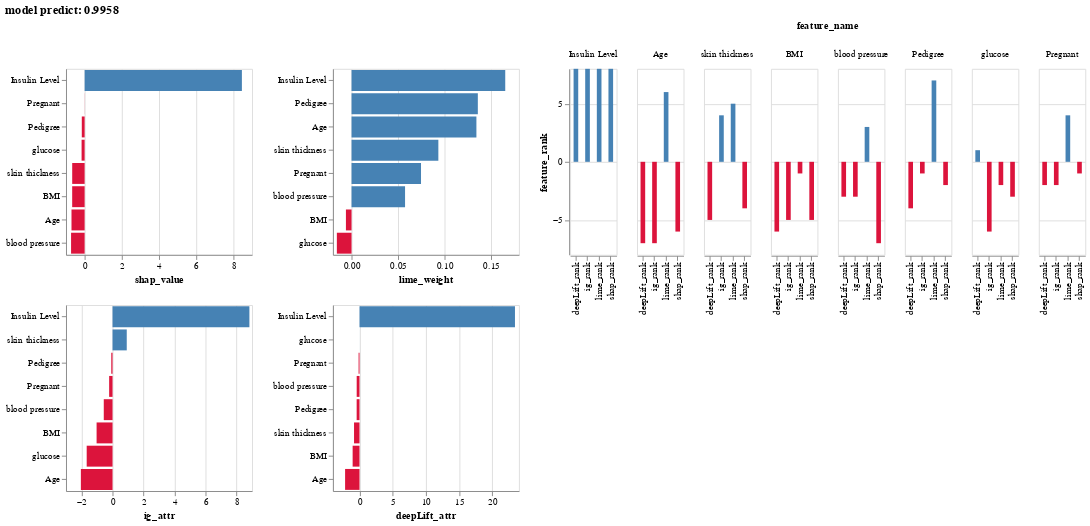

Here is the notebook cell this chart was saved with:
### Markdown cell above
## Show the visualization

### Code cell
feature_attr_and_rank_plot(0)

### Figure 1 — Vega-Lite specification as saved in the notebook (floating-point values rounded to 4 significant figures)
{"config": {"view": {"continuousWidth": 400, "continuousHeight": 300}}, "hconcat": [{"vconcat": [{"hconcat": [{"mark": "bar", "encoding": {"color": {"field": "is_positive", "legend": null, "scale": {"range": ["crimson", "steelblue"]}, "type": "nominal"}, "opacity": {"condition": {"value": 1.0, "selection": "selector006"}, "value": 0.2}, "x": {"field": "feature_attr", "title": "shap_value", "type": "quantitative"}, "y": {"field": "feature_name", "sort": "-x", "title": "", "type": "nominal"}}, "height": 200, "selection": {"selector006": {"type": "multi", "on": "mouseover", "toggle": true, "fields": ["feature_name"]}}, "transform": [{"filter": "(datum.method === 'shap_value')"}], "width": 200}, {"mark": "bar", "encoding": {"color": {"field": "is_positive", "legend": null, "scale": {"range": ["crimson", "steelblue"]}, "type": "nominal"}, "opacity": {"condition": {"value": 1.0, "selection": "selector006"}, "value": 0.2}, "x": {"field": "feature_attr", "title": "lime_weight", "type": "quantitative"}, "y": {"field": "feature_name", "sort": "-x", "title": "", "type": "nominal"}}, "height": 200, "selection": {"selector006": {"type": "multi", "on": "mouseover", "toggle": true, "fields": ["feature_name"]}}, "transform": [{"filter": "(datum.method === 'lime_weight')"}], "width": 200}]}, {"hconcat": [{"mark": "bar", "encoding": {"color": {"field": "is_positive", "legend": null, "scale": {"range": ["crimson", "steelblue"]}, "type": "nominal"}, "opacity": {"condition": {"value": 1.0, "selection": "selector006"}, "value": 0.2}, "x": {"field": "feature_attr", "title": "ig_attr", "type": "quantitative"}, "y": {"field": "feature_name", "sort": "-x", "title": "", "type": "nominal"}}, "height": 200, "selection": {"selector006": {"type": "multi", "on": "mouseover", "toggle": true, "fields": ["feature_name"]}}, "transform": [{"filter": "(datum.method === 'ig_attr')"}], "width": 200}, {"mark": "bar", "encoding": {"color": {"field": "is_positive", "legend": null, "scale": {"range": ["crimson", "steelblue"]}, "type": "nominal"}, "opacity": {"condition": {"value": 1.0, "selection": "selector006"}, "value": 0.2}, "x": {"field": "feature_attr", "title": "deepLift_attr", "type": "quantitative"}, "y": {"field": "feature_name", "sort": "-x", "title": "", "type": "nominal"}}, "height": 200, "selection": {"selector006": {"type": "multi", "on": "mouseover", "toggle": true, "fields": ["feature_name"]}}, "transform": [{"filter": "(datum.method === 'deepLift_attr')"}], "width": 200}]}]}, {"facet": {"column": {"field": "feature_name", "sort": ["Insulin Level", "Age", "skin thickness", "BMI", "blood pressure", "Pedigree", "glucose", "Pregnant"], "type": "nominal"}}, "spec": {"mark": {"type": "bar", "size": 5}, "encoding": {"color": {"field": "is_positive", "legend": null, "scale": {"range": ["crimson", "steelblue"]}, "type": "nominal"}, "opacity": {"condition": {"value": 1.0, "selection": "selector006"}, "value": 0.2}, "x": {"field": "method", "title": "", "type": "nominal"}, "y": {"field": "feature_attr", "title": "feature_rank", "type": "quantitative"}}, "height": 200, "selection": {"selector006": {"type": "multi", "on": "mouseover", "toggle": true, "fields": ["feature_name"]}}, "transform": [{"filter": {"field": "method", "oneOf": ["shap_rank", "lime_rank", "ig_rank", "deepLift_rank"]}}], "width": 50}}], "data": {"name": "data-da491ff9780ed6848d54227c57687ad6"}, "title": "model predict: 0.9958", "$schema": "https://vega.github.io/schema/vega-lite/v4.17.0.json", "datasets": {"data-da491ff9780ed6848d54227c57687ad6": [{"feature_name": "Pregnant", "method": "feature_value", "feature_attr": 4.0, "is_positive": true}, {"feature_name": "glucose", "method": "feature_value", "feature_attr": 117.0, "is_positive": true}, {"feature_name": "blood pressure", "method": "feature_value", "feature_attr": 62.0, "is_positive": true}, {"feature_name": "skin thickness", "method": "feature_value", "feature_attr": 12.0, "is_positive": true}, {"feature_name": "Insulin Level", "method": "feature_value", "feature_attr": 0.0, "is_positive": false}, {"feature_name": "BMI", "method": "feature_value", "feature_attr": 29.7, "is_positive": true}, {"feature_name": "Pedigree", "method": "feature_value", "feature_attr": 0.38, "is_positive": true}, {"feature_name": "Age", "method": "feature_value", "feature_attr": 30.0, "is_positive": true}, {"feature_name": "Pregnant", "method": "shap_value", "feature_attr": -0.005457, "is_positive": false}, {"feature_name": "glucose", "method": "shap_value", "feature_attr": -0.1637, "is_positive": false}, {"feature_name": "blood pressure", "method": "shap_value", "feature_attr": -0.7291, "is_positive": false}, {"feature_name": "skin thickness", "method": "shap_value", "feature_attr": -0.6684, "is_positive": false}, {"feature_name": "Insulin Level", "method": "shap_value", "feature_attr": 8.455, "is_positive": true}, {"feature_name": "BMI", "method": "shap_value", "feature_attr": -0.6695, "is_positive": false}, {"feature_name": "Pedigree", "method": "shap_value", "feature_attr": -0.1526, "is_positive": false}, {"feature_name": "Age", "method": "shap_value", "feature_attr": -0.7063, "is_positive": false}, {"feature_name": "Pregnant", "method": "lime_weight", "feature_attr": 0.0747, "is_positive": true}, {"feature_name": "glucose", "method": "lime_weight", "feature_attr": -0.0158, "is_positive": false}, {"feature_name": "blood pressure", "method": "lime_weight", "feature_attr": 0.05754, "is_positive": true}, {"feature_name": "skin thickness", "method": "lime_weight", "feature_attr": 0.09335, "is_positive": true}, {"feature_name": "Insulin Level", "method": "lime_weight", "feature_attr": 0.1653, "is_positive": true}, {"feature_name": "BMI", "method": "lime_weight", "feature_attr": -0.006042, "is_positive": false}, {"feature_name": "Pedigree", "method": "lime_weight", "feature_attr": 0.1358, "is_positive": true}, {"feature_name": "Age", "method": "lime_weight", "feature_attr": 0.1343, "is_positive": true}, {"feature_name": "Pregnant", "method": "ig_attr", "feature_attr": -0.2185, "is_positive": false}, {"feature_name": "glucose", "method": "ig_attr", "feature_attr": -1.667, "is_positive": false}, {"feature_name": "blood pressure", "method": "ig_attr", "feature_attr": -0.5653, "is_positive": false}, {"feature_name": "skin thickness", "method": "ig_attr", "feature_attr": 0.9176, "is_positive": true}, {"feature_name": "Insulin Level", "method": "ig_attr", "feature_attr": 8.83, "is_positive": true}, {"feature_name": "BMI", "method": "ig_attr", "feature_attr": -1.028, "is_positive": false}, {"feature_name": "Pedigree", "method": "ig_attr", "feature_attr": -0.08007, "is_positive": false}, {"feature_name": "Age", "method": "ig_attr", "feature_attr": -2.042, "is_positive": false}, {"feature_name": "Pregnant", "method": "deepLift_attr", "feature_attr": -0.1381, "is_positive": false}, {"feature_name": "glucose", "method": "deepLift_attr", "feature_attr": 0.00411, "is_positive": true}, {"feature_name": "blood pressure", "method": "deepLift_attr", "feature_attr": -0.4247, "is_positive": false}, {"feature_name": "skin thickness", "method": "deepLift_attr", "feature_attr": -0.8251, "is_positive": false}, {"feature_name": "Insulin Level", "method": "deepLift_attr", "feature_attr": 23.4, "is_positive": true}, {"feature_name": "BMI", "method": "deepLift_attr", "feature_attr": -1.035, "is_positive": false}, {"feature_name": "Pedigree", "method": "deepLift_attr", "feature_attr": -0.4302, "is_positive": false}, {"feature_name": "Age", "method": "deepLift_attr", "feature_attr": -2.171, "is_positive": false}, {"feature_name": "Pregnant", "method": "shap_rank", "feature_attr": -1.0, "is_positive": false}, {"feature_name": "glucose", "method": "shap_rank", "feature_attr": -3.0, "is_positive": false}, {"feature_name": "blood pressure", "method": "shap_rank", "feature_attr": -7.0, "is_positive": false}, {"feature_name": "skin thickness", "method": "shap_rank", "feature_attr": -4.0, "is_positive": false}, {"feature_name": "Insulin Level", "method": "shap_rank", "feature_attr": 8.0, "is_positive": true}, {"feature_name": "BMI", "method": "shap_rank", "feature_attr": -5.0, "is_positive": false}, {"feature_name": "Pedigree", "method": "shap_rank", "feature_attr": -2.0, "is_positive": false}, {"feature_name": "Age", "method": "shap_rank", "feature_attr": -6.0, "is_positive": false}, {"feature_name": "Pregnant", "method": "lime_rank", "feature_attr": 4.0, "is_positive": true}, {"feature_name": "glucose", "method": "lime_rank", "feature_attr": -2.0, "is_positive": false}, {"feature_name": "blood pressure", "method": "lime_rank", "feature_attr": 3.0, "is_positive": true}, {"feature_name": "skin thickness", "method": "lime_rank", "feature_attr": 5.0, "is_positive": true}, {"feature_name": "Insulin Level", "method": "lime_rank", "feature_attr": 8.0, "is_positive": true}, {"feature_name": "BMI", "method": "lime_rank", "feature_attr": -1.0, "is_positive": false}, {"feature_name": "Pedigree", "method": "lime_rank", "feature_attr": 7.0, "is_positive": true}, {"feature_name": "Age", "method": "lime_rank", "feature_attr": 6.0, "is_positive": true}, {"feature_name": "Pregnant", "method": "ig_rank", "feature_attr": -2.0, "is_positive": false}, {"feature_name": "glucose", "method": "ig_rank", "feature_attr": -6.0, "is_positive": false}, {"feature_name": "blood pressure", "method": "ig_rank", "feature_attr": -3.0, "is_positive": false}, {"feature_name": "skin thickness", "method": "ig_rank", "feature_attr": 4.0, "is_positive": true}, {"feature_name": "Insulin Level", "method": "ig_rank", "feature_attr": 8.0, "is_positive": true}, {"feature_name": "BMI", "method": "ig_rank", "feature_attr": -5.0, "is_positive": false}, {"feature_name": "Pedigree", "method": "ig_rank", "feature_attr": -1.0, "is_positive": false}, {"feature_name": "Age", "method": "ig_rank", "feature_attr": -7.0, "is_positive": false}, {"feature_name": "Pregnant", "method": "deepLift_rank", "feature_attr": -2.0, "is_positive": false}, {"feature_name": "glucose", "method": "deepLift_rank", "feature_attr": 1.0, "is_positive": true}, {"feature_name": "blood pressure", "method": "deepLift_rank", "feature_attr": -3.0, "is_positive": false}, {"feature_name": "skin thickness", "method": "deepLift_rank", "feature_attr": -5.0, "is_positive": false}, {"feature_name": "Insulin Level", "method": "deepLift_rank", "feature_attr": 8.0, "is_positive": true}, {"feature_name": "BMI", "method": "deepLift_rank", "feature_attr": -6.0, "is_positive": false}, {"feature_name": "Pedigree", "method": "deepLift_rank", "feature_attr": -4.0, "is_positive": false}, {"feature_name": "Age", "method": "deepLift_rank", "feature_attr": -7.0, "is_positive": false}, {"feature_name": "Pregnant", "method": "sum_rank", "feature_attr": 9.0, "is_positive": true}, {"feature_name": "glucose", "method": "sum_rank", "feature_attr": 12.0, "is_positive": true}, {"feature_name": "blood pressure", "method": "sum_rank", "feature_attr": 16.0, "is_positive": true}, {"feature_name": "skin thickness", "method": "sum_rank", "feature_attr": 18.0, "is_positive": true}, {"feature_name": "Insulin Level", "method": "sum_rank", "feature_attr": 32.0, "is_positive": true}, {"feature_name": "BMI", "method": "sum_rank", "feature_attr": 17.0, "is_positive": true}, {"feature_name": "Pedigree", "method": "sum_rank", "feature_attr": 14.0, "is_positive": true}, {"feature_name": "Age", "method": "sum_rank", "feature_attr": 26.0, "is_positive": true}]}}
